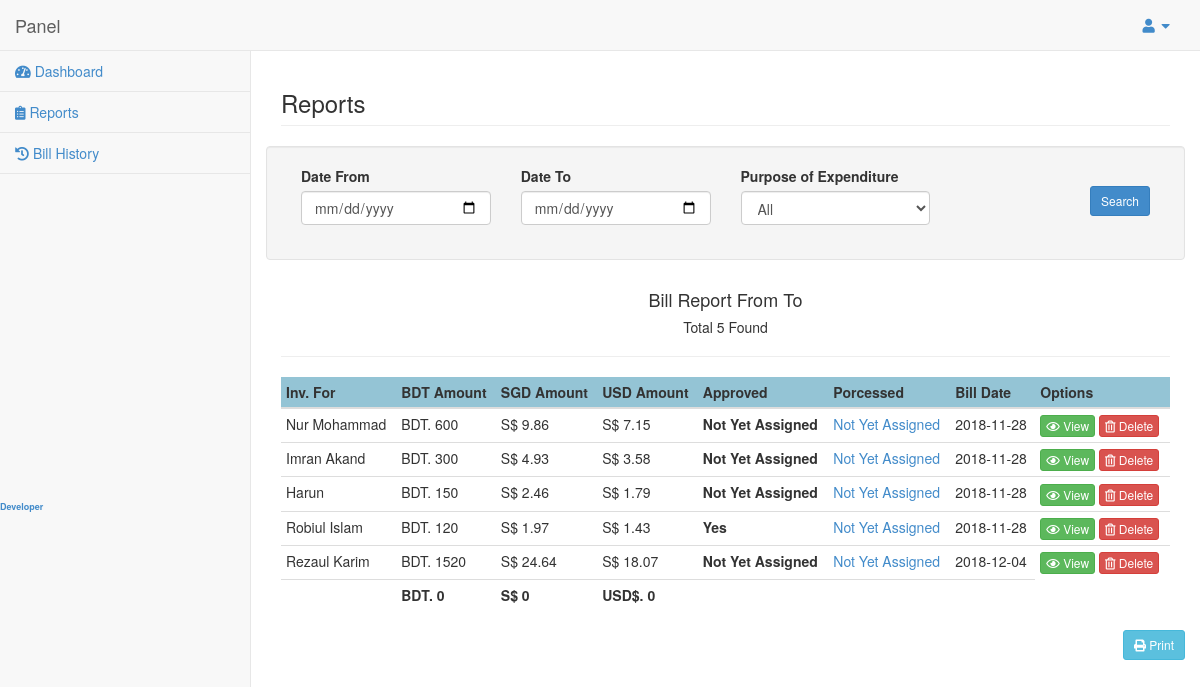
Screenshot of /admin/dir/reports.php (signed in) with the database file from the repository.
### tables this page shows
CREATE TABLE `expenditures` (
  `id` int(11) NOT NULL AUTO_INCREMENT,
  `voucher_no` text NOT NULL,
  `processed_by` text NOT NULL,
  `inv_for` text NOT NULL,
  `purpose_of_exp` text NOT NULL,
  `amount_bdt` text NOT NULL,
  `amount_sgd` text NOT NULL,
  `amount_usd` text NOT NULL,
  `approved` text NOT NULL,
  `processed` text NOT NULL,
  `scan_doc` text NOT NULL,
  `date` text NOT NULL,
  `up_by` text NOT NULL,
  PRIMARY KEY (`id`)
);

### admin/dir/reports.php (the view, shortened to what this page needs)
<!DOCTYPE html>
<html>
<head>
<?php include('../includes/head.php'); ?>
</head>
<body>
<div id="wrapper">
<?php include('../includes/menu.php'); ?>
<div id="page-wrapper">
<div class="row">
    <div class="col-lg-12">
        <h3 class="page-header">Reports</h3>
    </div>
</div>
<div class="row">
<form action="reports.php" method="post" class="col-md-12 well">
    <div class="form-group col-md-3">
        <label>Date From</label>
        <input type="date" name="date_from" class="form-control">
    </div>
    <div class="form-group col-md-3">
        <label>Date To</label>
        <input type="date" name="date_to" class="form-control">
    </div>
    <div class="form-group col-md-3">
        <label>Purpose of Expenditure</label>
        <select name="purpose_of_exp" class="form-control">
            <?php
                $type_q = mysqli_query($con,"SELECT * FROM expenditure_types ORDER BY id");
                while($type_row=mysqli_fetch_array($type_q))
                {
                    echo "<option>".$type_row['e_type']."</option>";
                }
            ?>
        </select>
    </div>
    <br>
    <div class="form-group col-md-3">
        <input type="submit" name="search_btn" class="btn btn-primary btn-sm pull-right" value="Search">
    </div>
</form>
<div class="col-md-12">
<div id="divToPrint">
<table class="table table-condensed">
    <thead style="background-color:#94C4D5">
      <tr>
        <th>Inv. For</th>
        <th>BDT Amount</th>
        <th>SGD Amount</th>
        <th>USD Amount</th>
        <th>Approved</th>
        <th>Porcessed</th>
        <th>Bill Date</th>
        <th>Options</th>
      </tr>
    </thead>
    <tbody>
<?php
	if(isset($_POST['search_btn'])){
		$date_from = $_POST['date_from'];
		$date_to = $_POST['date_to'];
		$purpose_of_exp = $_POST['purpose_of_exp'];
		if($purpose_of_exp==='All')
		{
			$q = mysqli_query($con,"SELECT * FROM expenditures WHERE date BETWEEN '$date_from' AND '$date_to'");
		}
		else
		{
			$q = mysqli_query($con,"SELECT * FROM expenditures WHERE purpose_of_exp='$purpose_of_exp' AND date BETWEEN '$date_from' AND '$date_to'");
		}
	}else{
		$q = mysqli_query($con,"SELECT * FROM expenditures");
	}
    $num_rows = mysqli_num_rows($q);
    $heading = "<div align='center'><h4>".$purpose_of_exp." Bill Report From <span style='color:#075C99'>".$date_from. "</span> To <span style='color:#075C99'>".$date_to."</span></h4><h5> Total ".$num_rows." Found</h5><hr></div>";
    echo $heading;
    $bdt_q=mysqli_query($con,"SELECT SUM(amount_bdt) AS total_bdt FROM expenditures WHERE date BETWEEN '$date_from' AND '$date_to'");
    $bdtq_row = mysqli_fetch_array($bdt_q);
    $sgd_q=mysqli_query($con,"SELECT SUM(amount_sgd) AS total_sgd FROM expenditures WHERE date BETWEEN '$date_from' AND '$date_to'");
    $sgdq_row = mysqli_fetch_array($sgd_q);
    $usd_q=mysqli_query($con,"SELECT SUM(amount_usd) AS total_usd FROM expenditures WHERE date BETWEEN '$date_from' AND '$date_to'");
    $usdq_row = mysqli_fetch_array($usd_q);
    while($row = mysqli_fetch_array($q))
    {
        echo "<tr><td>".$row['inv_for']."</td><td>BDT. ".$row['amount_bdt']."</td><td>S$ ".round($row['amount_sgd'],2)."</td><td>S$ ".round($row['amount_usd'],2)."</td><td><strong>".$row['approved']."</strong></td><td><a target='_blank' href='process_bill.php?id=".$row['id']."'>".$row['processed']."</a></td><td>".$row['date']."</td><td><a target='_blank' href='view_bill.php?id=".$row['id']."' class='btn btn-success btn-xs'> <i class='far fa-eye'></i> View</a>  <a target='_blank' href='confirm_delete.php?id=".$row['id']."' class='btn btn-danger btn-xs'> <i class='far fa-trash-alt'></i> Delete</a></td></tr>";
    }
?>
    <tr style="font-weight:bold"><td></td><td>BDT. <?php echo round($bdtq_row['total_bdt'],2); ?></td><td>S$ <?php echo round($sgdq_row['total_sgd'],2); ?></td><td>USD$. <?php echo round($usdq_row['total_usd'],2); ?></td><td></td><td></td><td></td></tr>
    </tbody>
</table>
</div>
</div>
<a class="btn btn-info btn-sm pull-right" onclick="PrintDiv();"><i class="fas fa-print"></i> Print</a>
</div>
</div>
</div>
</body>
</html>

### admin/includes/head.php (shortened to what this page needs)
    <link href="../css/bootstrap.min.css" rel="stylesheet">
<link href="../css/pagination.css" rel="stylesheet">
    <link href="../font-awesome/css/font-awesome.css" rel="stylesheet">
    <link href="../css/plugins/morris/morris-0.4.3.min.css" rel="stylesheet">
    <link href="../css/plugins/timeline/timeline.css" rel="stylesheet">
    <link href="../css/sb-admin.css" rel="stylesheet">
    <link rel="stylesheet" href="https://use.fontawesome.com/releases/v5.3.1/css/all.css">

### admin/includes/menu.php (shortened to what this page needs)
<nav class="navbar navbar-default navbar-fixed-top" role="navigation" style="margin-bottom: 0">
            <div class="navbar-header">
                <a class="navbar-brand" href="index.php"> Panel</a>
            </div>
            <ul class="nav navbar-top-links navbar-right">
                <li class="dropdown">
                    <a class="dropdown-toggle" data-toggle="dropdown" href="#">
                        <i class="fa fa-user fa-fw"></i>  <i class="fa fa-caret-down"></i>
                    </a>
                </li>
            </ul>
            <div class="navbar-default navbar-static-side" role="navigation">
                <div class="sidebar-collapse">
                    <ul class="nav" id="side-menu">
                        <li>
                            <a href="index.php"><i class="fas fa-tachometer-alt"></i> Dashboard</a>
                        </li>
                        <li>
                            <a href="reports.php"><i class="fas fa-clipboard-list"></i> Reports</a>
                        </li>
                        <li>
                            <a href="bill_history.php"><i class="fas fa-history"></i> Bill History</a>
                        </li>
                        <br>
                    <br>
                    <br>
                    <br>
                    <br>
                    <br>
                    <br>
                    <br>
                    <br>
                    <br>
                    <br>
                    <br>
                    <br>
                    <br>
                    <br>
                    <br>
                    <span style="font-size:9px;font-weight:bold;color:#073181">
                    <a href="../../developer.php">Developer</a>
                    </span>
                    </ul>
                </div>
            </div>
        </nav>

### admin/css/sb-admin.css (style rules this page uses)
body { padding-top: 100px; background-color: #f8f8f8; }
@media (min-width:768px) { body { padding-top: 50px; } }
#wrapper { width: 100%; }
#page-wrapper { padding: 0 15px; min-height: 568px; background-color: #fff; }
@media (min-width:768px) { #page-wrapper { position: inherit; margin: 0 0 0 250px; padding: 0 30px; min-height: 1300px; border-left: 1px solid #e7e7e7; } }
.navbar-top-links li { display: inline-block; }
.navbar-top-links li:last-child { margin-right: 15px; }
.navbar-top-links li a { padding: 15px; min-height: 50px; }
.navbar-static-side ul li { border-bottom: 1px solid #e7e7e7; }
@media (min-width:768px) { .navbar-static-side { z-index: 1; position: absolute; width: 250px; margin-top: 51px; } }

### rows the page displays
expenditures: inv_for "Nur Mohammad", amount_bdt "600", amount_sgd "9.86", amount_usd "7.15", approved "Not Yet Assigned", processed "Not Yet Assigned", date "2018-11-28"
expenditures: inv_for "Imran Akand", amount_bdt "300", amount_sgd "4.93", amount_usd "3.58", approved "Not Yet Assigned", processed "Not Yet Assigned", date "2018-11-28"
expenditures: inv_for "Harun", amount_bdt "150", amount_sgd "2.46", amount_usd "1.79", approved "Not Yet Assigned", processed "Not Yet Assigned", date "2018-11-28"
expenditures: inv_for "Robiul Islam", amount_bdt "120", amount_sgd "1.97", amount_usd "1.43", approved "Yes", processed "Not Yet Assigned", date "2018-11-28"
expenditures: inv_for "Rezaul Karim", amount_bdt "1520", amount_sgd "24.64", amount_usd "18.07", approved "Not Yet Assigned", processed "Not Yet Assigned", date "2018-12-04"

### other values shown
$num_rows "5"
$bdtq_row['total_bdt'] "0"
$sgdq_row['total_sgd'] "0"
$usdq_row['total_usd'] "0"
form field purpose_of_exp "All"
